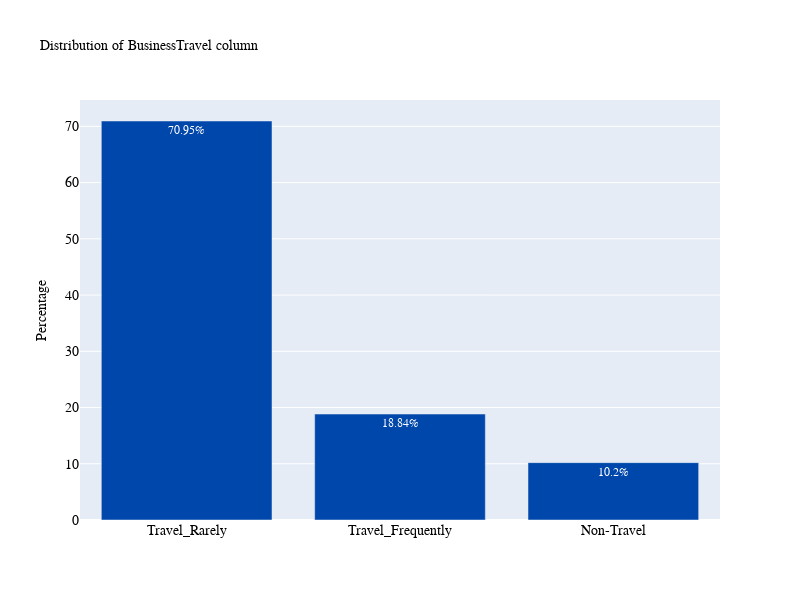

The code cell stored with this chart in its notebook:
### Markdown cell above
### 3.How many people travel? (BusinessTravel)

### Code cell
plot_bar('BusinessTravel')

### Figure 1 — Plotly figure (JSON) as saved in the notebook; plotly's stock layout.template omitted (floating-point values rounded to 4 significant figures)
{"data": [{"marker": {"color": "#0047AB"}, "text": ["70.95%", "18.84%", "10.2%"], "textposition": "auto", "x": ["Travel_Rarely", "Travel_Frequently", "Non-Travel"], "y": [70.95, 18.84, 10.2], "type": "bar"}], "layout": {"autosize": false, "font": {"color": "white", "family": "Courier New, monospace", "size": 12}, "height": 600, "title": {"font": {"color": "black", "family": "Courier New, monospace", "size": 14}, "text": "Distribution of BusinessTravel column"}, "width": 800, "xaxis": {"tickfont": {"color": "black", "family": "Courier New, monospace", "size": 14}}, "yaxis": {"tickfont": {"color": "black", "family": "Courier New, monospace", "size": 14}, "title": {"font": {"color": "black", "size": 14}, "text": "Percentage"}}}}
